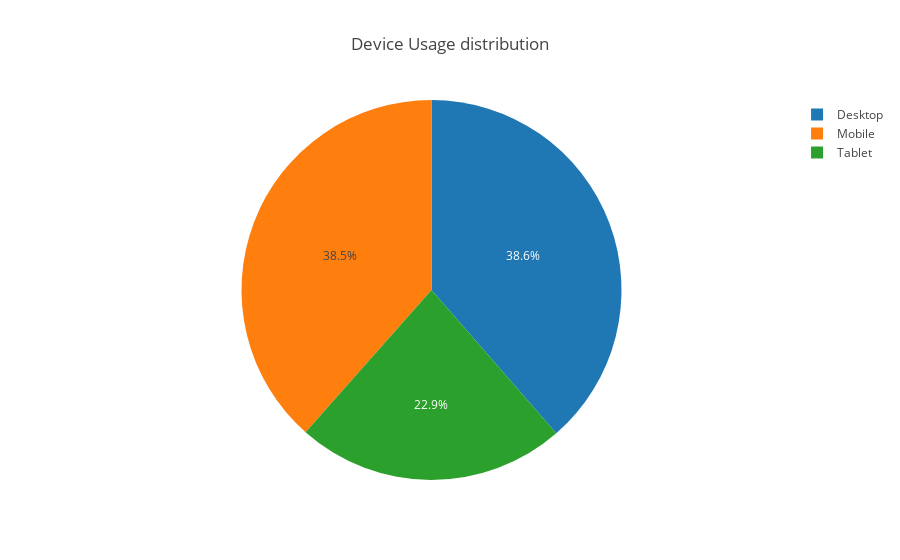

Notebook cell for this chart:
### Code cell
cnt_device = train_set["Device_Used"].value_counts()
labels = (np.array(cnt_device.index))
sizes = (np.array((cnt_device.values / cnt_device.values.sum())*100))
trace = go.Pie(labels=labels, values=sizes)
layout = go.Layout(
    title='Device Usage distribution'
)
data = [trace]
fig = go.Figure(data=data, layout=layout)
py.iplot(fig, filename="device_dist")

### Figure 1 — Plotly figure (JSON) as saved in the notebook; plotly's stock layout.template omitted (floating-point values rounded to 4 significant figures)
{"data": [{"labels": ["Desktop", "Mobile", "Tablet"], "type": "pie", "values": [38.6, 38.47, 22.94]}], "layout": {"title": "Device Usage distribution"}}
